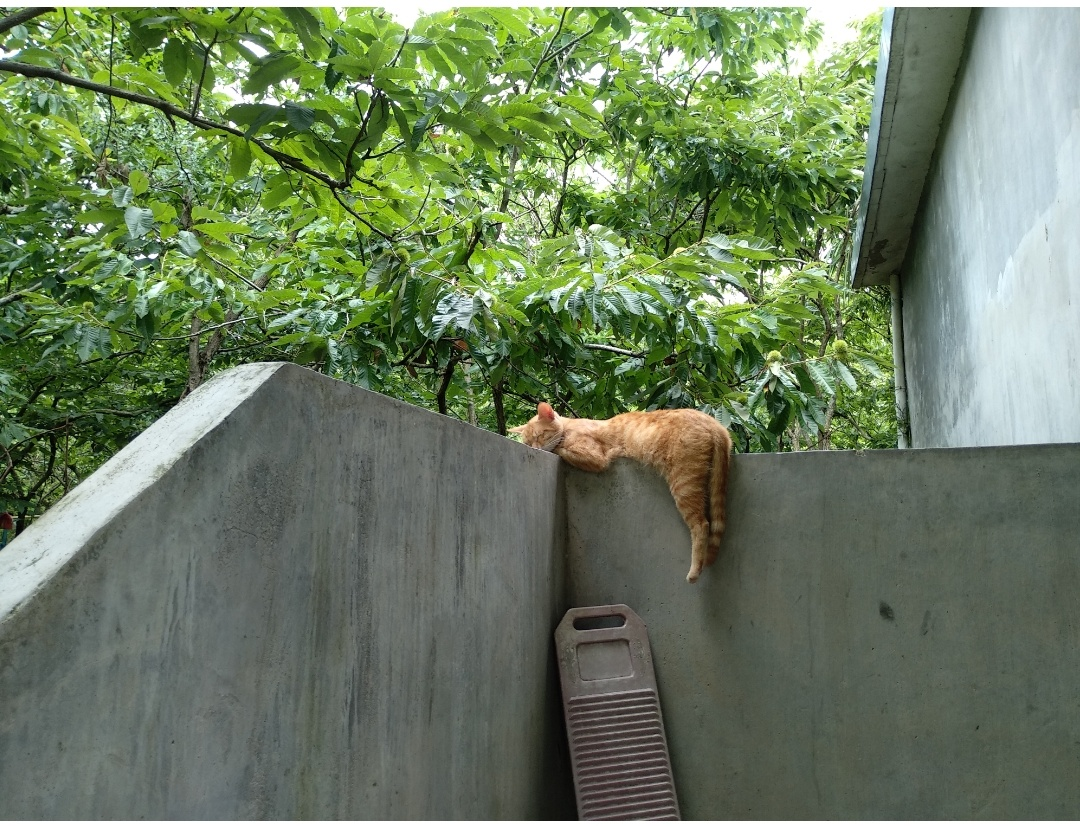
#> input picture LearningOpenCV/bb.jpg, 1080 x 826 px
$ python -i opencv_test.py   (imports and definitions only)   (older library calls are emulated)
#> lines starting #> are read from the running program, lines starting #| are printed output that depends on the picture
#> further down, picture is the input picture: shape (826, 1080, 3); mean B, G, R 94, 123.1, 106.5
# -*- coding: utf-8 -*-
import sys
import cv2
import numpy as np


# Draw rectangle on top of the input image
# [71 lines left out: functions draw_rectangle, compute_energy_matrix_modified, remove_object, not called in this run]


# Compute the energy matrix from the input image
def compute_energy_matrix(img):
    gray = cv2.cvtColor(img, cv2.COLOR_BGR2GRAY)
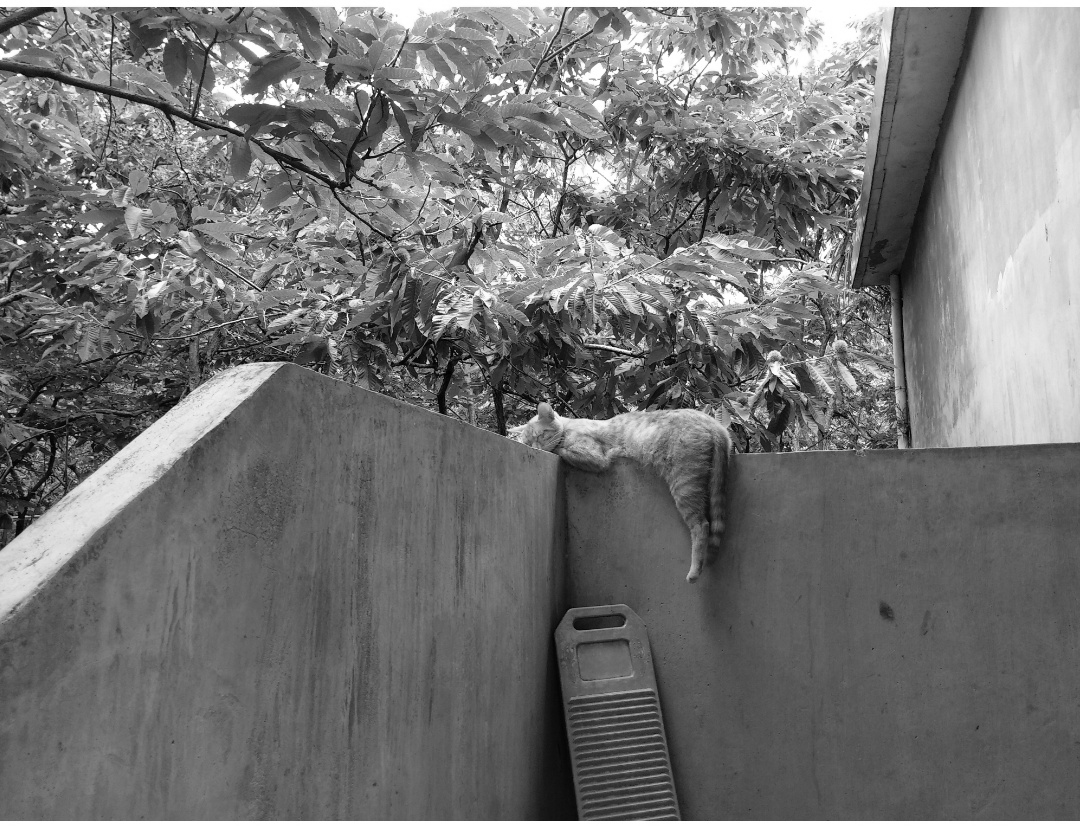
#> gray: shape (826, 1080); min 1, max 255, mean 114.8

    # Compute X derivative of the image
    sobel_x = cv2.Sobel(gray, cv2.CV_64F, 1, 0, ksize=3)
    # Compute Y derivative of the image
    sobel_y = cv2.Sobel(gray, cv2.CV_64F, 0, 1, ksize=3)
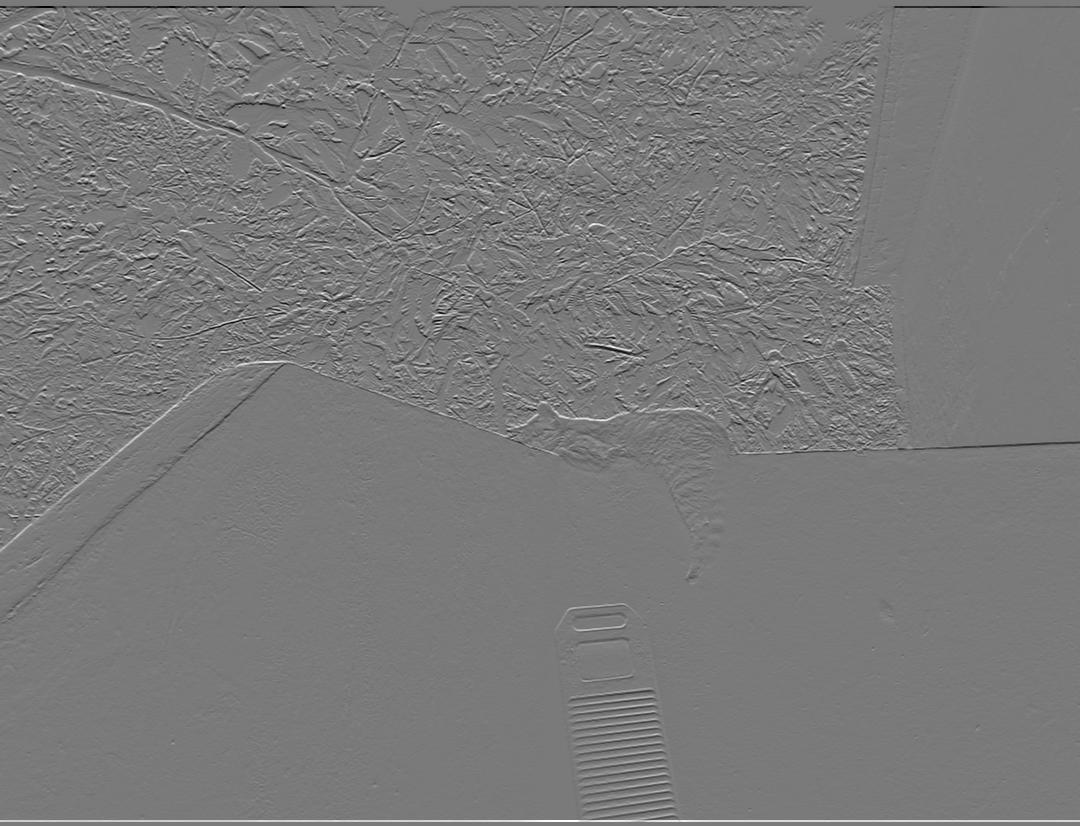
#> sobel_y: shape (826, 1080) float64; min -893, max 969, mean 0; drawn with min black and max white
    abs_sobel_x = cv2.convertScaleAbs(sobel_x)
    abs_sobel_y = cv2.convertScaleAbs(sobel_y)
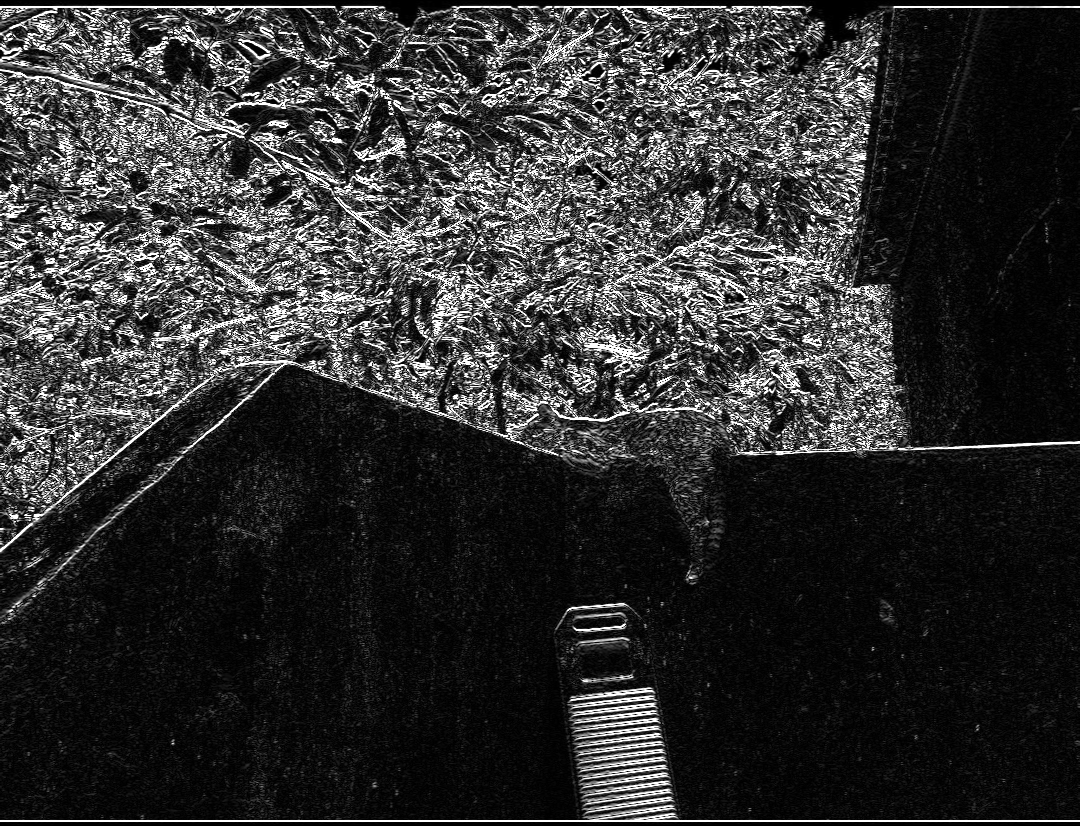
#> abs_sobel_y: shape (826, 1080); min 0, max 255, mean 49.3
    # Return weighted summation of the two images i.e. 0.5*X + 0.5*Y
    return cv2.addWeighted(abs_sobel_x, 0.5, abs_sobel_y, 0.5, 0)
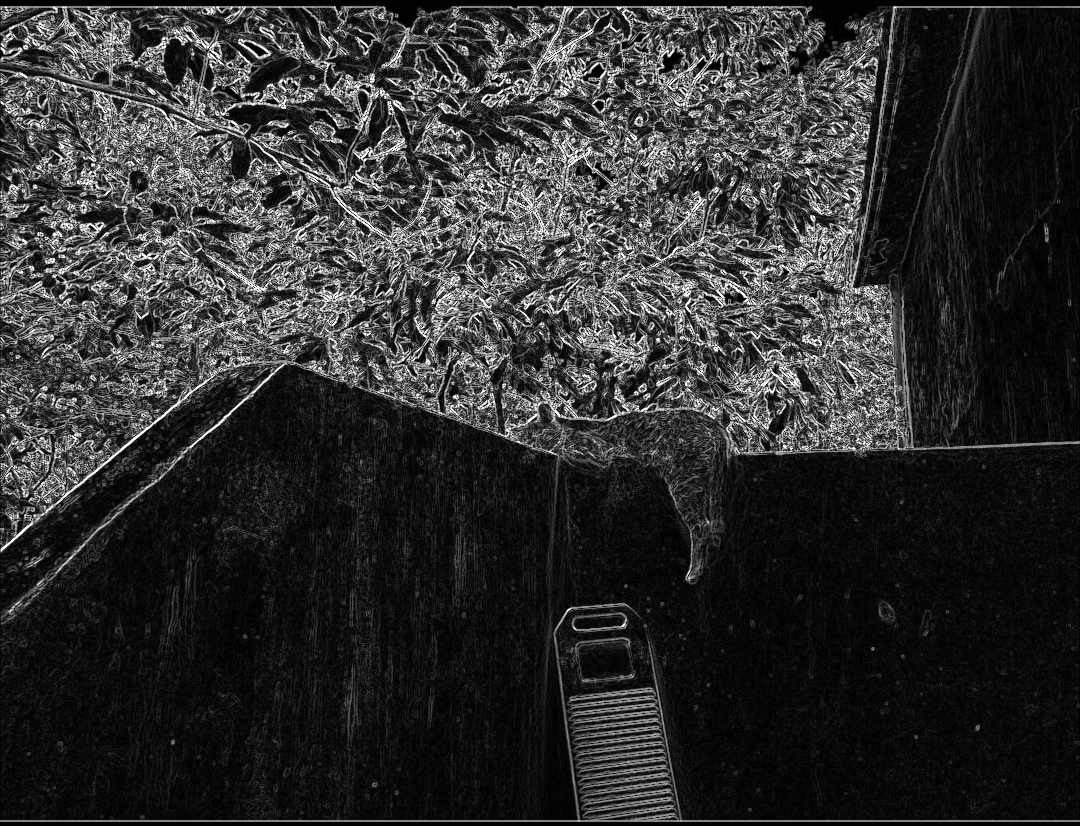
#> returned value: shape (826, 1080); min 0, max 255, mean 47.7


# Add a vertical seam to the image
# [66 lines left out: functions add_vertical_seam, remove_vertical_seam, find_vertical_seam, not called in this run]


# [14 lines not run here, left out]

>>> import cv2
>>> picture = cv2.imread('bb.jpg')
>>> result = compute_energy_matrix(picture)
